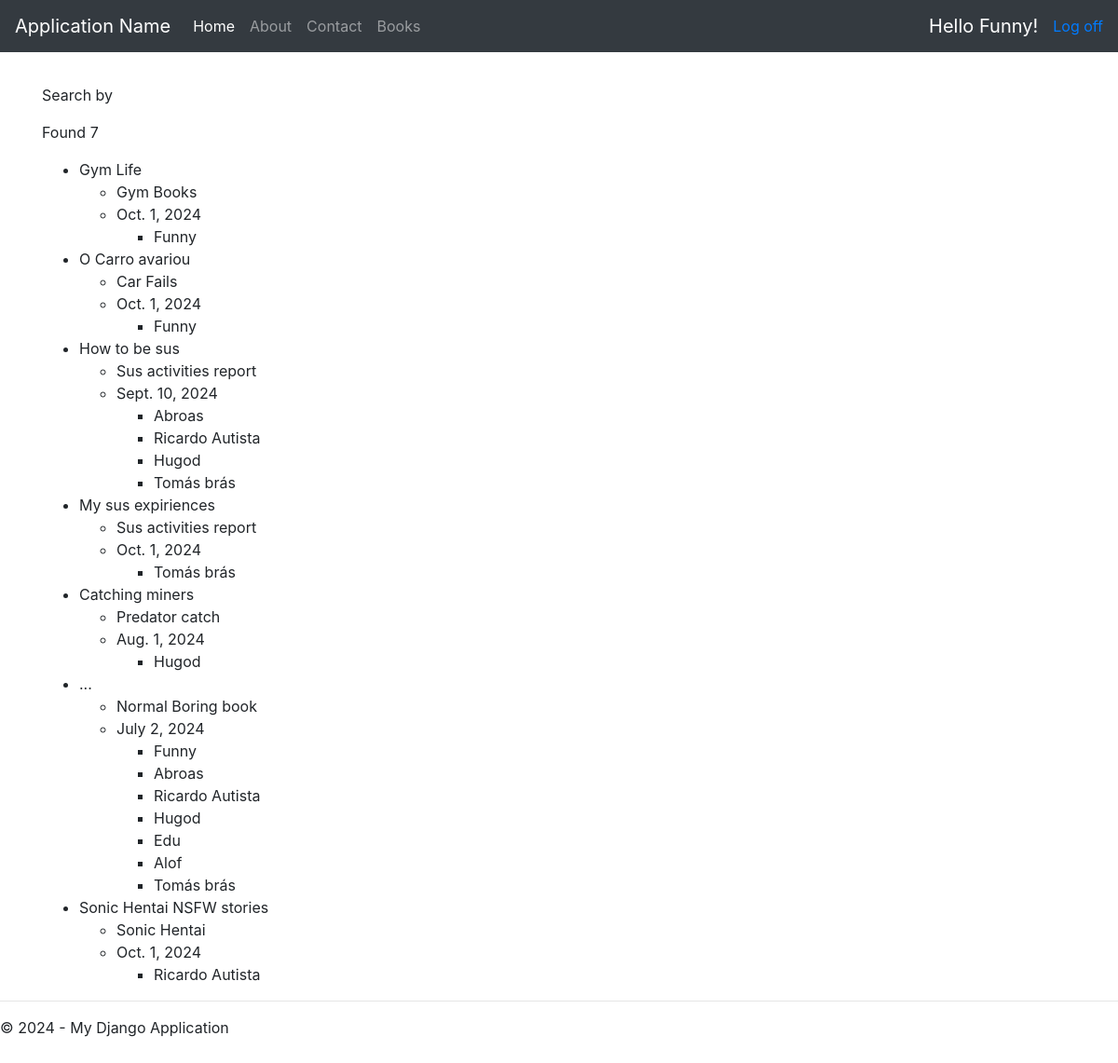
The app's page /books/ (signed in) with its own data.
### app/models.py (models this page shows, shortened)
class Book(models.Model):
    title = models.CharField(max_length=100)
    date = models.DateField()
    authors = models.ManyToManyField(Author)
    publisher = models.ForeignKey(Publisher, on_delete=models.CASCADE)

class Publisher(models.Model):
    name = models.CharField(max_length=70)
    city= models.CharField(max_length=50)
    country = models.CharField(max_length=50)
    website = models.URLField()
    def __str__(self):
        return self.name

class Author(models.Model):
    name = models.CharField(max_length=70)
    email = models.EmailField()
    def __str__(self):
        return self.name

### app/views.py (the view)
# urls.py: path('books/', views.books, name='books'),
def books(request):
    tparams = {
        'title': 'Books',
        'message': 'Your books page.',
        'year': datetime.now().year,
        'total_books': Book.objects.all().count(),
        'boks': Book.objects.all(),
    }
    return render(request, 'books.html', tparams)

### app/templates/books.html
{% extends "layout.html" %}
{% block content %}
    <p>Search by <strong>{{ query }}</strong></p>
    {%  if boks %}
    <p>Found {{ boks|length }}</p>
    <ul>
        {% for bok in boks %}
            <li> {{ bok.title }}</li>
            <ul>
                <li>{{ bok.publisher }}</li>
                <li>{{ bok.date }}</li>
                <ul>
                    {% for aut in bok.authors.all %}
                        <li>{{ aut }}</li>
                    {% endfor %}
                </ul>
            </ul>
        {% endfor %}
    </ul>
    {% else %}
        <p>Not found any result.</p>
    {% endif %}
{% endblock %}

### app/templates/loginpartial.html (shortened to what this page needs)
{% if user.is_authenticated %}
<form id="logoutForm" action="/logout" method="post" class="form-inline my-2 my-lg-0">
    <span class="navbar-brand">Hello {{ user.username }}!</span>
    <a href="javascript:document.getElementById('logoutForm').submit()">Log off</a>
</form>
{% else %}
<ul class="navbar-nav navbar-right">
    <li><a href="{% url 'login' %}">Log in</a></li>
</ul>
{% endif %}

### records on screen
Book: title "Gym Life", publisher "Gym Books", date "Oct. 1, 2024"
Author: name "Funny"
Book: title "O Carro avariou", publisher "Car Fails", date "Oct. 1, 2024"
Book: title "How to be sus", publisher "Sus activities report", date "Sept. 10, 2024"
Author: name "Abroas"
Author: name "Ricardo Autista"
Author: name "Hugod"
Author: name "Tomás brás"
Book: title "My sus expiriences", publisher "Sus activities report", date "Oct. 1, 2024"
Book: title "Catching miners", publisher "Predator catch", date "Aug. 1, 2024"
Book: title "...", publisher "Normal Boring book", date "July 2, 2024"
Author: name "Edu"
Author: name "Alof"
Book: title "Sonic Hentai NSFW stories", publisher "Sonic Hentai", date "Oct. 1, 2024"

### other values on screen
{{ user.username }} "Funny"
{{ boks|length }} "7"
